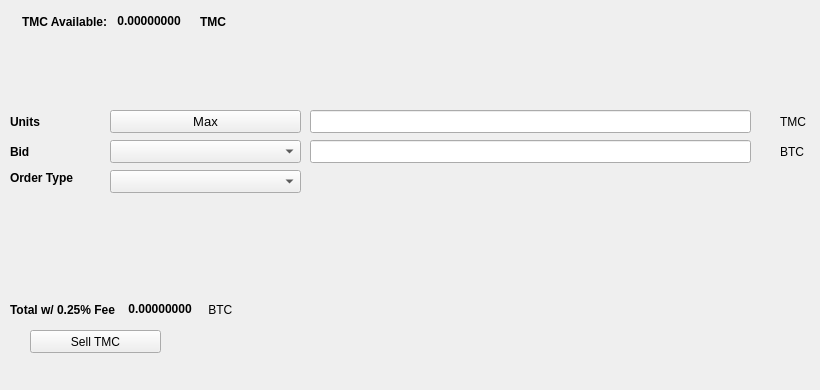
   <widget class="QWidget" name="SellTab">
    <attribute name="title">
     <string>Sell</string>
    </attribute>
    <widget class="QLabel" name="label_16">
     <property name="geometry">
      <rect>
       <x>780</x>
       <y>140</y>
       <width>31</width>
       <height>23</height>
      </rect>
     </property>
     <property name="text">
      <string>BTC</string>
     </property>
    </widget>
    <widget class="QComboBox" name="SellBidcomboBox">
     <property name="geometry">
      <rect>
       <x>110</x>
       <y>140</y>
       <width>191</width>
       <height>23</height>
      </rect>
     </property>
     <property name="font">
      <font>
       <pointsize>10</pointsize>
      </font>
     </property>
    </widget>
    <widget class="QLabel" name="label_18">
     <property name="geometry">
      <rect>
       <x>10</x>
       <y>110</y>
       <width>46</width>
       <height>23</height>
      </rect>
     </property>
     <property name="font">
      <font>
       <weight>75</weight>
       <bold>true</bold>
      </font>
     </property>
     <property name="text">
      <string>Units</string>
     </property>
    </widget>
    <widget class="QPushButton" name="Sell_Max_Amount">
     <property name="geometry">
      <rect>
       <x>110</x>
       <y>110</y>
       <width>191</width>
       <height>23</height>
      </rect>
     </property>
     <property name="font">
      <font>
       <pointsize>10</pointsize>
      </font>
     </property>
     <property name="text">
      <string>Max</string>
     </property>
    </widget>
    <widget class="QLabel" name="label_20">
     <property name="geometry">
      <rect>
       <x>10</x>
       <y>170</y>
       <width>91</width>
       <height>16</height>
      </rect>
     </property>
     <property name="font">
      <font>
       <weight>75</weight>
       <bold>true</bold>
      </font>
     </property>
     <property name="text">
      <string>Order Type</string>
     </property>
    </widget>
    <widget class="QComboBox" name="SellOrdertypeCombo">
     <property name="geometry">
      <rect>
       <x>110</x>
       <y>170</y>
       <width>191</width>
       <height>23</height>
      </rect>
     </property>
     <property name="font">
      <font>
       <pointsize>10</pointsize>
      </font>
     </property>
    </widget>
    <widget class="QLabel" name="label_21">
     <property name="geometry">
      <rect>
       <x>10</x>
       <y>140</y>
       <width>46</width>
       <height>23</height>
      </rect>
     </property>
     <property name="font">
      <font>
       <weight>75</weight>
       <bold>true</bold>
      </font>
     </property>
     <property name="text">
      <string>Bid</string>
     </property>
    </widget>
    <widget class="QLabel" name="label_22">
     <property name="geometry">
      <rect>
       <x>780</x>
       <y>110</y>
       <width>31</width>
       <height>23</height>
      </rect>
     </property>
     <property name="text">
      <string>TMC</string>
     </property>
    </widget>
    <widget class="QLineEdit" name="UnitsInputTMC">
     <property name="geometry">
      <rect>
       <x>310</x>
       <y>110</y>
       <width>441</width>
       <height>23</height>
      </rect>
     </property>
     <property name="font">
      <font>
       <pointsize>9</pointsize>
       <weight>75</weight>
       <bold>true</bold>
      </font>
     </property>
    </widget>
    <widget class="QLineEdit" name="SellBidPriceEdit">
     <property name="geometry">
      <rect>
       <x>310</x>
       <y>140</y>
       <width>441</width>
       <height>23</height>
      </rect>
     </property>
     <property name="font">
      <font>
       <pointsize>9</pointsize>
       <weight>75</weight>
       <bold>true</bold>
      </font>
     </property>
    </widget>
    <widget class="QPushButton" name="SellTMCBTN">
     <property name="geometry">
      <rect>
       <x>30</x>
       <y>330</y>
       <width>131</width>
       <height>23</height>
      </rect>
     </property>
     <property name="text">
      <string>Sell TMC</string>
     </property>
     <property name="icon">
      <iconset resource="../timicoin">
       <normaloff>:/icons/bitcoin</normaloff>:/icons/bitcoin</iconset>
     </property>
    </widget>
    <widget class="QWidget" name="layoutWidget3">
     <property name="geometry">
      <rect>
       <x>22</x>
       <y>12</y>
       <width>258</width>
       <height>19</height>
      </rect>
     </property>
     <layout class="QHBoxLayout" name="horizontalLayout">
      <item>
       <widget class="QLabel" name="label232_2">
        <property name="font">
         <font>
          <weight>75</weight>
          <bold>true</bold>
         </font>
        </property>
        <property name="text">
         <string>TMC Available:</string>
        </property>
       </widget>
      </item>
      <item>
       <widget class="QLabel" name="TMCAvailableLabel">
        <property name="palette">
         <palette>
          <active>
           <colorrole role="WindowText">
            <brush brushstyle="SolidPattern">
             <color alpha="255">
              <red>0</red>
              <green>0</green>
              <blue>0</blue>
             </color>
            </brush>
           </colorrole>
           <colorrole role="Button">
            <brush brushstyle="SolidPattern">
             <color alpha="255">
              <red>0</red>
              <green>170</green>
              <blue>0</blue>
             </color>
            </brush>
           </colorrole>
           <colorrole role="Light">
            <brush brushstyle="SolidPattern">
             <color alpha="255">
              <red>0</red>
              <green>255</green>
              <blue>0</blue>
             </color>
            </brush>
           </colorrole>
           <colorrole role="Midlight">
            <brush brushstyle="SolidPattern">
             <color alpha="255">
              <red>0</red>
              <green>212</green>
              <blue>0</blue>
             </color>
            </brush>
           </colorrole>
           <colorrole role="Dark">
            <brush brushstyle="SolidPattern">
             <color alpha="255">
              <red>0</red>
              <green>85</green>
              <blue>0</blue>
             </color>
            </brush>
           </colorrole>
           <colorrole role="Mid">
            <brush brushstyle="SolidPattern">
             <color alpha="255">
              <red>0</red>
              <green>113</green>
              <blue>0</blue>
             </color>
            </brush>
           </colorrole>
           <colorrole role="Text">
            <brush brushstyle="SolidPattern">
             <color alpha="255">
              <red>0</red>
              <green>170</green>
              <blue>0</blue>
             </color>
            </brush>
           </colorrole>
           <colorrole role="BrightText">
            <brush brushstyle="SolidPattern">
             <color alpha="255">
              <red>255</red>
              <green>255</green>
              <blue>255</blue>
             </color>
            </brush>
           </colorrole>
           <colorrole role="ButtonText">
            <brush brushstyle="SolidPattern">
             <color alpha="255">
              <red>0</red>
              <green>0</green>
              <blue>0</blue>
             </color>
            </brush>
           </colorrole>
           <colorrole role="Base">
            <brush brushstyle="SolidPattern">
             <color alpha="255">
              <red>255</red>
              <green>255</green>
              <blue>255</blue>
             </color>
            </brush>
           </colorrole>
           <colorrole role="Window">
            <brush brushstyle="SolidPattern">
             <color alpha="255">
              <red>0</red>
              <green>170</green>
              <blue>0</blue>
             </color>
            </brush>
           </colorrole>
           <colorrole role="Shadow">
            <brush brushstyle="SolidPattern">
             <color alpha="255">
              <red>0</red>
              <green>0</green>
              <blue>0</blue>
             </color>
            </brush>
           </colorrole>
           <colorrole role="AlternateBase">
            <brush brushstyle="SolidPattern">
             <color alpha="255">
              <red>127</red>
              <green>212</green>
              <blue>127</blue>
             </color>
            </brush>
           </colorrole>
           <colorrole role="ToolTipBase">
            <brush brushstyle="SolidPattern">
             <color alpha="255">
              <red>255</red>
              <green>255</green>
              <blue>220</blue>
             </color>
            </brush>
           </colorrole>
           <colorrole role="ToolTipText">
            <brush brushstyle="SolidPattern">
             <color alpha="255">
              <red>0</red>
              <green>0</green>
              <blue>0</blue>
             </color>
            </brush>
           </colorrole>
          </active>
          <inactive>
           <colorrole role="WindowText">
            <brush brushstyle="SolidPattern">
             <color alpha="255">
              <red>0</red>
              <green>0</green>
              <blue>0</blue>
             </color>
            </brush>
           </colorrole>
           <colorrole role="Button">
            <brush brushstyle="SolidPattern">
             <color alpha="255">
              <red>0</red>
              <green>170</green>
              <blue>0</blue>
             </color>
            </brush>
           </colorrole>
           <colorrole role="Light">
            <brush brushstyle="SolidPattern">
             <color alpha="255">
              <red>0</red>
              <green>255</green>
              <blue>0</blue>
             </color>
            </brush>
           </colorrole>
           <colorrole role="Midlight">
            <brush brushstyle="SolidPattern">
             <color alpha="255">
              <red>0</red>
              <green>212</green>
              <blue>0</blue>
             </color>
            </brush>
           </colorrole>
           <colorrole role="Dark">
            <brush brushstyle="SolidPattern">
             <color alpha="255">
              <red>0</red>
              <green>85</green>
              <blue>0</blue>
             </color>
            </brush>
           </colorrole>
           <colorrole role="Mid">
            <brush brushstyle="SolidPattern">
             <color alpha="255">
              <red>0</red>
              <green>113</green>
              <blue>0</blue>
             </color>
            </brush>
           </colorrole>
           <colorrole role="Text">
            <brush brushstyle="SolidPattern">
             <color alpha="255">
              <red>0</red>
              <green>170</green>
              <blue>0</blue>
             </color>
            </brush>
           </colorrole>
           <colorrole role="BrightText">
            <brush brushstyle="SolidPattern">
             <color alpha="255">
              <red>255</red>
              <green>255</green>
              <blue>255</blue>
             </color>
            </brush>
           </colorrole>
           <colorrole role="ButtonText">
            <brush brushstyle="SolidPattern">
             <color alpha="255">
              <red>0</red>
              <green>0</green>
              <blue>0</blue>
             </color>
            </brush>
           </colorrole>
           <colorrole role="Base">
            <brush brushstyle="SolidPattern">
             <color alpha="255">
              <red>255</red>
              <green>255</green>
              <blue>255</blue>
             </color>
            </brush>
           </colorrole>
           <colorrole role="Window">
            <brush brushstyle="SolidPattern">
             <color alpha="255">
              <red>0</red>
              <green>170</green>
              <blue>0</blue>
             </color>
            </brush>
           </colorrole>
           <colorrole role="Shadow">
            <brush brushstyle="SolidPattern">
             <color alpha="255">
              <red>0</red>
              <green>0</green>
              <blue>0</blue>
             </color>
            </brush>
           </colorrole>
           <colorrole role="AlternateBase">
            <brush brushstyle="SolidPattern">
             <color alpha="255">
              <red>127</red>
              <green>212</green>
              <blue>127</blue>
             </color>
            </brush>
           </colorrole>
           <colorrole role="ToolTipBase">
            <brush brushstyle="SolidPattern">
             <color alpha="255">
              <red>255</red>
              <green>255</green>
              <blue>220</blue>
             </color>
            </brush>
           </colorrole>
           <colorrole role="ToolTipText">
            <brush brushstyle="SolidPattern">
             <color alpha="255">
              <red>0</red>
              <green>0</green>
              <blue>0</blue>
             </color>
            </brush>
           </colorrole>
          </inactive>
          <disabled>
           <colorrole role="WindowText">
            <brush brushstyle="SolidPattern">
             <color alpha="255">
              <red>0</red>
              <green>85</green>
              <blue>0</blue>
             </color>
            </brush>
           </colorrole>
           <colorrole role="Button">
            <brush brushstyle="SolidPattern">
             <color alpha="255">
              <red>0</red>
              <green>170</green>
              <blue>0</blue>
             </color>
            </brush>
           </colorrole>
           <colorrole role="Light">
            <brush brushstyle="SolidPattern">
             <color alpha="255">
              <red>0</red>
              <green>255</green>
              <blue>0</blue>
             </color>
            </brush>
           </colorrole>
           <colorrole role="Midlight">
            <brush brushstyle="SolidPattern">
             <color alpha="255">
              <red>0</red>
              <green>212</green>
              <blue>0</blue>
             </color>
            </brush>
           </colorrole>
           <colorrole role="Dark">
            <brush brushstyle="SolidPattern">
             <color alpha="255">
              <red>0</red>
              <green>85</green>
              <blue>0</blue>
             </color>
            </brush>
           </colorrole>
           <colorrole role="Mid">
            <brush brushstyle="SolidPattern">
             <color alpha="255">
              <red>0</red>
              <green>113</green>
              <blue>0</blue>
             </color>
            </brush>
           </colorrole>
           <colorrole role="Text">
            <brush brushstyle="SolidPattern">
             <color alpha="255">
              <red>0</red>
              <green>85</green>
              <blue>0</blue>
             </color>
            </brush>
           </colorrole>
           <colorrole role="BrightText">
            <brush brushstyle="SolidPattern">
             <color alpha="255">
              <red>255</red>
              <green>255</green>
              <blue>255</blue>
             </color>
            </brush>
           </colorrole>
           <colorrole role="ButtonText">
            <brush brushstyle="SolidPattern">
             <color alpha="255">
              <red>0</red>
              <green>85</green>
              <blue>0</blue>
             </color>
            </brush>
           </colorrole>
           <colorrole role="Base">
            <brush brushstyle="SolidPattern">
             <color alpha="255">
              <red>0</red>
              <green>170</green>
              <blue>0</blue>
             </color>
            </brush>
           </colorrole>
           <colorrole role="Window">
            <brush brushstyle="SolidPattern">
             <color alpha="255">
              <red>0</red>
              <green>170</green>
              <blue>0</blue>
             </color>
            </brush>
           </colorrole>
           <colorrole role="Shadow">
            <brush brushstyle="SolidPattern">
             <color alpha="255">
              <red>0</red>
              <green>0</green>
              <blue>0</blue>
             </color>
            </brush>
           </colorrole>
           <colorrole role="AlternateBase">
            <brush brushstyle="SolidPattern">
             <color alpha="255">
              <red>0</red>
              <green>170</green>
              <blue>0</blue>
             </color>
            </brush>
           </colorrole>
           <colorrole role="ToolTipBase">
            <brush brushstyle="SolidPattern">
             <color alpha="255">
              <red>255</red>
              <green>255</green>
              <blue>220</blue>
             </color>
            </brush>
           </colorrole>
           <colorrole role="ToolTipText">
            <brush brushstyle="SolidPattern">
             <color alpha="255">
              <red>0</red>
              <green>0</green>
              <blue>0</blue>
             </color>
            </brush>
           </colorrole>
          </disabled>
         </palette>
        </property>
        <property name="font">
         <font>
          <weight>75</weight>
          <bold>true</bold>
         </font>
        </property>
        <property name="text">
         <string> 0.00000000 </string>
        </property>
        <property name="textInteractionFlags">
         <set>Qt::LinksAccessibleByMouse|Qt::TextSelectableByKeyboard|Qt::TextSelectableByMouse</set>
        </property>
       </widget>
      </item>
      <item>
       <widget class="QLabel" name="labelTMC">
        <property name="font">
         <font>
          <weight>75</weight>
          <bold>true</bold>
         </font>
        </property>
        <property name="text">
         <string>TMC</string>
        </property>
       </widget>
      </item>
     </layout>
    </widget>
    <widget class="QWidget" name="layoutWidget">
     <property name="geometry">
      <rect>
       <x>10</x>
       <y>300</y>
       <width>268</width>
       <height>19</height>
      </rect>
     </property>
     <layout class="QHBoxLayout" name="horizontalLayout_2">
      <item>
       <widget class="QLabel" name="label_19">
        <property name="font">
         <font>
          <weight>75</weight>
          <bold>true</bold>
         </font>
        </property>
        <property name="text">
         <string>Total w/ 0.25% Fee </string>
        </property>
       </widget>
      </item>
      <item>
       <widget class="QLabel" name="SellCostLabel">
        <property name="palette">
         <palette>
          <active>
           <colorrole role="WindowText">
            <brush brushstyle="SolidPattern">
             <color alpha="255">
              <red>0</red>
              <green>0</green>
              <blue>0</blue>
             </color>
            </brush>
           </colorrole>
           <colorrole role="Button">
            <brush brushstyle="SolidPattern">
             <color alpha="255">
              <red>0</red>
              <green>170</green>
              <blue>0</blue>
             </color>
            </brush>
           </colorrole>
           <colorrole role="Light">
            <brush brushstyle="SolidPattern">
             <color alpha="255">
              <red>0</red>
              <green>255</green>
              <blue>0</blue>
             </color>
            </brush>
           </colorrole>
           <colorrole role="Midlight">
            <brush brushstyle="SolidPattern">
             <color alpha="255">
              <red>0</red>
              <green>212</green>
              <blue>0</blue>
             </color>
            </brush>
           </colorrole>
           <colorrole role="Dark">
            <brush brushstyle="SolidPattern">
             <color alpha="255">
              <red>0</red>
              <green>85</green>
              <blue>0</blue>
             </color>
            </brush>
           </colorrole>
           <colorrole role="Mid">
            <brush brushstyle="SolidPattern">
             <color alpha="255">
              <red>0</red>
              <green>113</green>
              <blue>0</blue>
             </color>
            </brush>
           </colorrole>
           <colorrole role="Text">
            <brush brushstyle="SolidPattern">
             <color alpha="255">
              <red>0</red>
              <green>170</green>
              <blue>0</blue>
             </color>
            </brush>
           </colorrole>
           <colorrole role="BrightText">
            <brush brushstyle="SolidPattern">
             <color alpha="255">
              <red>255</red>
              <green>255</green>
              <blue>255</blue>
             </color>
            </brush>
           </colorrole>
           <colorrole role="ButtonText">
            <brush brushstyle="SolidPattern">
             <color alpha="255">
              <red>0</red>
              <green>0</green>
              <blue>0</blue>
             </color>
            </brush>
           </colorrole>
           <colorrole role="Base">
            <brush brushstyle="SolidPattern">
             <color alpha="255">
              <red>255</red>
              <green>255</green>
              <blue>255</blue>
             </color>
            </brush>
           </colorrole>
           <colorrole role="Window">
            <brush brushstyle="SolidPattern">
             <color alpha="255">
              <red>0</red>
              <green>170</green>
              <blue>0</blue>
             </color>
            </brush>
           </colorrole>
           <colorrole role="Shadow">
            <brush brushstyle="SolidPattern">
             <color alpha="255">
              <red>0</red>
              <green>0</green>
              <blue>0</blue>
             </color>
            </brush>
           </colorrole>
           <colorrole role="AlternateBase">
            <brush brushstyle="SolidPattern">
             <color alpha="255">
              <red>127</red>
              <green>212</green>
              <blue>127</blue>
             </color>
            </brush>
           </colorrole>
           <colorrole role="ToolTipBase">
            <brush brushstyle="SolidPattern">
             <color alpha="255">
              <red>255</red>
              <green>255</green>
              <blue>220</blue>
             </color>
            </brush>
           </colorrole>
           <colorrole role="ToolTipText">
            <brush brushstyle="SolidPattern">
             <color alpha="255">
              <red>0</red>
              <green>0</green>
              <blue>0</blue>
             </color>
            </brush>
           </colorrole>
          </active>
          <inactive>
           <colorrole role="WindowText">
            <brush brushstyle="SolidPattern">
             <color alpha="255">
              <red>0</red>
              <green>0</green>
              <blue>0</blue>
             </color>
            </brush>
           </colorrole>
           <colorrole role="Button">
            <brush brushstyle="SolidPattern">
             <color alpha="255">
              <red>0</red>
              <green>170</green>
              <blue>0</blue>
             </color>
            </brush>
           </colorrole>
           <colorrole role="Light">
            <brush brushstyle="SolidPattern">
             <color alpha="255">
              <red>0</red>
              <green>255</green>
              <blue>0</blue>
             </color>
            </brush>
           </colorrole>
           <colorrole role="Midlight">
            <brush brushstyle="SolidPattern">
             <color alpha="255">
              <red>0</red>
              <green>212</green>
              <blue>0</blue>
             </color>
            </brush>
           </colorrole>
           <colorrole role="Dark">
            <brush brushstyle="SolidPattern">
             <color alpha="255">
              <red>0</red>
              <green>85</green>
              <blue>0</blue>
             </color>
            </brush>
           </colorrole>
           <colorrole role="Mid">
            <brush brushstyle="SolidPattern">
             <color alpha="255">
              <red>0</red>
              <green>113</green>
              <blue>0</blue>
             </color>
            </brush>
           </colorrole>
           <colorrole role="Text">
            <brush brushstyle="SolidPattern">
             <color alpha="255">
              <red>0</red>
              <green>170</green>
              <blue>0</blue>
             </color>
            </brush>
           </colorrole>
           <colorrole role="BrightText">
            <brush brushstyle="SolidPattern">
             <color alpha="255">
              <red>255</red>
              <green>255</green>
              <blue>255</blue>
             </color>
            </brush>
           </colorrole>
           <colorrole role="ButtonText">
            <brush brushstyle="SolidPattern">
             <color alpha="255">
              <red>0</red>
              <green>0</green>
              <blue>0</blue>
             </color>
            </brush>
           </colorrole>
           <colorrole role="Base">
            <brush brushstyle="SolidPattern">
             <color alpha="255">
              <red>255</red>
              <green>255</green>
              <blue>255</blue>
             </color>
            </brush>
           </colorrole>
           <colorrole role="Window">
            <brush brushstyle="SolidPattern">
             <color alpha="255">
              <red>0</red>
              <green>170</green>
              <blue>0</blue>
             </color>
            </brush>
           </colorrole>
           <colorrole role="Shadow">
            <brush brushstyle="SolidPattern">
             <color alpha="255">
              <red>0</red>
              <green>0</green>
              <blue>0</blue>
             </color>
            </brush>
           </colorrole>
           <colorrole role="AlternateBase">
            <brush brushstyle="SolidPattern">
             <color alpha="255">
              <red>127</red>
              <green>212</green>
              <blue>127</blue>
             </color>
            </brush>
           </colorrole>
           <colorrole role="ToolTipBase">
            <brush brushstyle="SolidPattern">
             <color alpha="255">
              <red>255</red>
              <green>255</green>
              <blue>220</blue>
             </color>
            </brush>
           </colorrole>
           <colorrole role="ToolTipText">
            <brush brushstyle="SolidPattern">
             <color alpha="255">
              <red>0</red>
              <green>0</green>
              <blue>0</blue>
             </color>
            </brush>
           </colorrole>
          </inactive>
          <disabled>
           <colorrole role="WindowText">
            <brush brushstyle="SolidPattern">
             <color alpha="255">
              <red>0</red>
              <green>85</green>
              <blue>0</blue>
             </color>
            </brush>
           </colorrole>
           <colorrole role="Button">
            <brush brushstyle="SolidPattern">
             <color alpha="255">
              <red>0</red>
              <green>170</green>
              <blue>0</blue>
             </color>
            </brush>
           </colorrole>
           <colorrole role="Light">
            <brush brushstyle="SolidPattern">
             <color alpha="255">
              <red>0</red>
              <green>255</green>
              <blue>0</blue>
             </color>
            </brush>
           </colorrole>
           <colorrole role="Midlight">
            <brush brushstyle="SolidPattern">
             <color alpha="255">
              <red>0</red>
              <green>212</green>
              <blue>0</blue>
             </color>
            </brush>
           </colorrole>
           <colorrole role="Dark">
            <brush brushstyle="SolidPattern">
             <color alpha="255">
              <red>0</red>
              <green>85</green>
              <blue>0</blue>
             </color>
            </brush>
           </colorrole>
           <colorrole role="Mid">
            <brush brushstyle="SolidPattern">
             <color alpha="255">
              <red>0</red>
              <green>113</green>
              <blue>0</blue>
             </color>
            </brush>
           </colorrole>
           <colorrole role="Text">
            <brush brushstyle="SolidPattern">
             <color alpha="255">
              <red>0</red>
              <green>85</green>
              <blue>0</blue>
             </color>
            </brush>
           </colorrole>
           <colorrole role="BrightText">
            <brush brushstyle="SolidPattern">
             <color alpha="255">
              <red>255</red>
              <green>255</green>
              <blue>255</blue>
             </color>
            </brush>
           </colorrole>
           <colorrole role="ButtonText">
            <brush brushstyle="SolidPattern">
             <color alpha="255">
              <red>0</red>
              <green>85</green>
              <blue>0</blue>
             </color>
            </brush>
           </colorrole>
           <colorrole role="Base">
            <brush brushstyle="SolidPattern">
             <color alpha="255">
              <red>0</red>
              <green>170</green>
              <blue>0</blue>
             </color>
            </brush>
           </colorrole>
           <colorrole role="Window">
            <brush brushstyle="SolidPattern">
             <color alpha="255">
              <red>0</red>
              <green>170</green>
              <blue>0</blue>
             </color>
            </brush>
           </colorrole>
           <colorrole role="Shadow">
            <brush brushstyle="SolidPattern">
             <color alpha="255">
              <red>0</red>
              <green>0</green>
              <blue>0</blue>
             </color>
            </brush>
           </colorrole>
           <colorrole role="AlternateBase">
            <brush brushstyle="SolidPattern">
             <color alpha="255">
              <red>0</red>
              <green>170</green>
              <blue>0</blue>
             </color>
            </brush>
           </colorrole>
           <colorrole role="ToolTipBase">
            <brush brushstyle="SolidPattern">
             <color alpha="255">
              <red>255</red>
              <green>255</green>
              <blue>220</blue>
             </color>
            </brush>
           </colorrole>
           <colorrole role="ToolTipText">
            <brush brushstyle="SolidPattern">
             <color alpha="255">
              <red>0</red>
              <green>0</green>
              <blue>0</blue>
             </color>
            </brush>
           </colorrole>
          </disabled>
         </palette>
        </property>
        <property name="font">
         <font>
          <weight>75</weight>
          <bold>true</bold>
         </font>
        </property>
        <property name="autoFillBackground">
         <bool>false</bool>
        </property>
        <property name="text">
         <string> 0.00000000</string>
        </property>
        <property name="textInteractionFlags">
         <set>Qt::LinksAccessibleByMouse|Qt::TextSelectableByMouse</set>
        </property>
       </widget>
      </item>
      <item>
       <widget class="QLabel" name="label_17">
        <property name="font">
         <font>
          <weight>50</weight>
          <bold>false</bold>
         </font>
        </property>
        <property name="text">
         <string> BTC</string>
        </property>
       </widget>
      </item>
     </layout>
    </widget>
    <widget class="QLabel" name="label_23">
     <property name="geometry">
      <rect>
       <x>460</x>
       <y>300</y>
       <width>281</width>
       <height>81</height>
      </rect>
     </property>
     <property name="text">
      <string/>
     </property>
     <property name="pixmap">
      <pixmap>:/images/bittrex</pixmap>
     </property>
    </widget>
   </widget>
